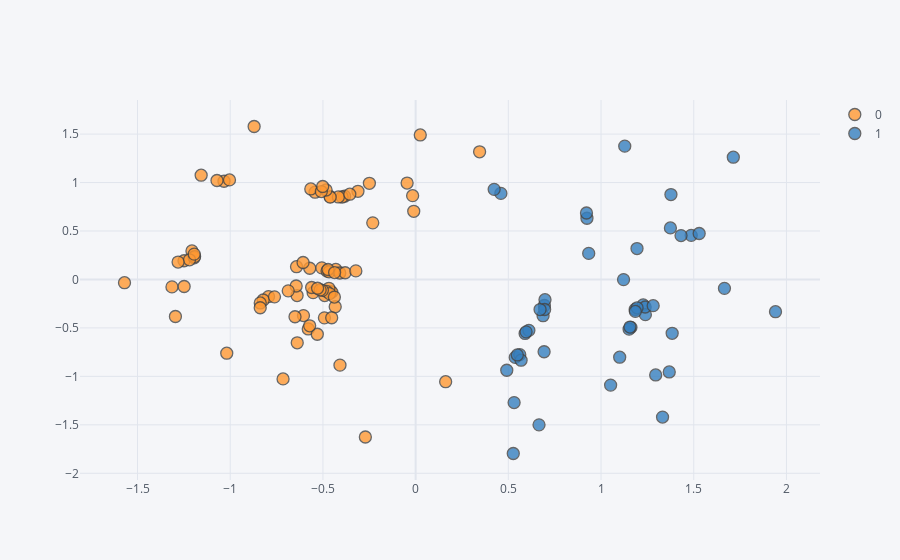

Notebook code cell kept with this figure:
### Code cell
Xm.iplot(kind="scatter", mode="markers", x="d1", y="d2", categories="cl")
